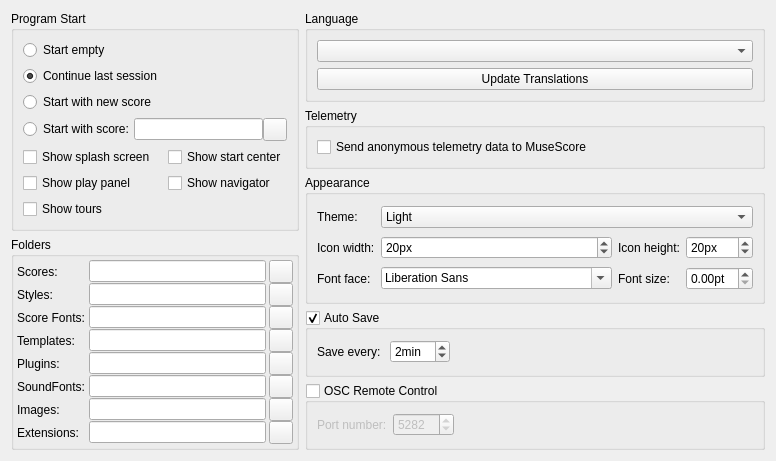
     <widget class="QWidget" name="tabGeneral">
      <property name="accessibleName">
       <string>General tab</string>
      </property>
      <attribute name="title">
       <string>General</string>
      </attribute>
      <layout class="QGridLayout" name="gridLayout_2">
       <item row="3" column="0" rowspan="3">
        <widget class="QGroupBox" name="groupBox_folders">
         <property name="title">
          <string>Folders</string>
         </property>
         <layout class="QGridLayout">
          <property name="leftMargin">
           <number>3</number>
          </property>
          <property name="topMargin">
           <number>3</number>
          </property>
          <property name="rightMargin">
           <number>3</number>
          </property>
          <property name="bottomMargin">
           <number>3</number>
          </property>
          <property name="horizontalSpacing">
           <number>3</number>
          </property>
          <property name="verticalSpacing">
           <number>0</number>
          </property>
          <item row="1" column="2">
           <widget class="QToolButton" name="myStylesButton">
            <property name="focusPolicy">
             <enum>Qt::StrongFocus</enum>
            </property>
            <property name="accessibleName">
             <string>Choose style folder</string>
            </property>
            <property name="accessibleDescription">
             <string>Opens a dialog for selecting the style folder</string>
            </property>
            <property name="text">
             <string notr="true"/>
            </property>
            <property name="icon">
             <iconset resource="musescore.qrc">
              <normaloff>:/data/icons/document-open.svg</normaloff>:/data/icons/document-open.svg</iconset>
            </property>
           </widget>
          </item>
          <item row="6" column="0">
           <widget class="QLabel" name="label_imagesFolder">
            <property name="text">
             <string>Images:</string>
            </property>
           </widget>
          </item>
          <item row="3" column="2">
           <widget class="QToolButton" name="myTemplatesButton">
            <property name="focusPolicy">
             <enum>Qt::StrongFocus</enum>
            </property>
            <property name="accessibleName">
             <string>Choose template folder</string>
            </property>
            <property name="accessibleDescription">
             <string>Opens a dialog for selecting the template folder</string>
            </property>
            <property name="text">
             <string notr="true"/>
            </property>
            <property name="icon">
             <iconset resource="musescore.qrc">
              <normaloff>:/data/icons/document-open.svg</normaloff>:/data/icons/document-open.svg</iconset>
            </property>
           </widget>
          </item>
          <item row="5" column="0">
           <widget class="QLabel" name="label_soundFontsFolder">
            <property name="text">
             <string>SoundFonts:</string>
            </property>
           </widget>
          </item>
          <item row="0" column="0">
           <widget class="QLabel" name="label_scoresFolder">
            <property name="text">
             <string>Scores:</string>
            </property>
           </widget>
          </item>
          <item row="7" column="1">
           <widget class="QLineEdit" name="myExtensions">
            <property name="accessibleName">
             <string>Extensions folder</string>
            </property>
            <property name="accessibleDescription">
             <string>Insert path to extensions folder</string>
            </property>
           </widget>
          </item>
          <item row="5" column="2">
           <widget class="QToolButton" name="mySoundfontsButton">
            <property name="focusPolicy">
             <enum>Qt::StrongFocus</enum>
            </property>
            <property name="accessibleName">
             <string>SoundFont folders</string>
            </property>
            <property name="accessibleDescription">
             <string>Opens a dialog for configuring the SoundFont folders</string>
            </property>
            <property name="text">
             <string notr="true"/>
            </property>
            <property name="icon">
             <iconset resource="musescore.qrc">
              <normaloff>:/data/icons/edit.svg</normaloff>:/data/icons/edit.svg</iconset>
            </property>
           </widget>
          </item>
          <item row="1" column="1">
           <widget class="QLineEdit" name="myStyles">
            <property name="accessibleName">
             <string>Style folder</string>
            </property>
            <property name="accessibleDescription">
             <string>Insert path for style folder</string>
            </property>
           </widget>
          </item>
          <item row="1" column="0">
           <widget class="QLabel" name="label_stylesFolder">
            <property name="text">
             <string>Styles:</string>
            </property>
           </widget>
          </item>
          <item row="3" column="0">
           <widget class="QLabel" name="label_templatesFolder">
            <property name="text">
             <string>Templates:</string>
            </property>
           </widget>
          </item>
          <item row="2" column="1">
           <widget class="QLineEdit" name="myScoreFonts"/>
          </item>
          <item row="0" column="1">
           <widget class="QLineEdit" name="myScores">
            <property name="accessibleName">
             <string>Score folder</string>
            </property>
            <property name="accessibleDescription">
             <string>Insert path to score folder.</string>
            </property>
           </widget>
          </item>
          <item row="6" column="2">
           <widget class="QToolButton" name="myImagesButton">
            <property name="focusPolicy">
             <enum>Qt::StrongFocus</enum>
            </property>
            <property name="accessibleName">
             <string>Image folder</string>
            </property>
            <property name="accessibleDescription">
             <string>Opens a dialog for selecting the image folder</string>
            </property>
            <property name="text">
             <string notr="true"/>
            </property>
            <property name="icon">
             <iconset resource="musescore.qrc">
              <normaloff>:/data/icons/document-open.svg</normaloff>:/data/icons/document-open.svg</iconset>
            </property>
           </widget>
          </item>
          <item row="3" column="1">
           <widget class="QLineEdit" name="myTemplates">
            <property name="accessibleName">
             <string>Template folder</string>
            </property>
            <property name="accessibleDescription">
             <string>Insert path to Template folder</string>
            </property>
           </widget>
          </item>
          <item row="6" column="1">
           <widget class="QLineEdit" name="myImages">
            <property name="accessibleName">
             <string>Image folder</string>
            </property>
            <property name="accessibleDescription">
             <string>Insert path to image folder</string>
            </property>
           </widget>
          </item>
          <item row="5" column="1">
           <widget class="QLineEdit" name="mySoundfonts">
            <property name="accessibleName">
             <string>SoundFont folders</string>
            </property>
            <property name="accessibleDescription">
             <string>Insert path to SoundFont folders</string>
            </property>
           </widget>
          </item>
          <item row="4" column="2">
           <widget class="QToolButton" name="myPluginsButton">
            <property name="focusPolicy">
             <enum>Qt::StrongFocus</enum>
            </property>
            <property name="accessibleName">
             <string>Choose plugin folder</string>
            </property>
            <property name="accessibleDescription">
             <string>Opens a dialog for selecting the plugin folder</string>
            </property>
            <property name="text">
             <string notr="true"/>
            </property>
            <property name="icon">
             <iconset resource="musescore.qrc">
              <normaloff>:/data/icons/document-open.svg</normaloff>:/data/icons/document-open.svg</iconset>
            </property>
           </widget>
          </item>
          <item row="4" column="1">
           <widget class="QLineEdit" name="myPlugins">
            <property name="accessibleName">
             <string>Plugin folder</string>
            </property>
            <property name="accessibleDescription">
             <string>Insert path to plugin folder</string>
            </property>
           </widget>
          </item>
          <item row="7" column="0">
           <widget class="QLabel" name="label_extensionsFolder">
            <property name="text">
             <string>Extensions:</string>
            </property>
           </widget>
          </item>
          <item row="4" column="0">
           <widget class="QLabel" name="label_pluginsFolder">
            <property name="text">
             <string>Plugins:</string>
            </property>
           </widget>
          </item>
          <item row="7" column="2">
           <widget class="QToolButton" name="myExtensionsButton">
            <property name="focusPolicy">
             <enum>Qt::StrongFocus</enum>
            </property>
            <property name="accessibleName">
             <string>Extensions folder</string>
            </property>
            <property name="accessibleDescription">
             <string>Opens a dialog for selecting the extensions folder</string>
            </property>
            <property name="text">
             <string notr="true"/>
            </property>
            <property name="icon">
             <iconset resource="musescore.qrc">
              <normaloff>:/data/icons/document-open.svg</normaloff>:/data/icons/document-open.svg</iconset>
            </property>
           </widget>
          </item>
          <item row="0" column="2">
           <widget class="QToolButton" name="myScoresButton">
            <property name="focusPolicy">
             <enum>Qt::StrongFocus</enum>
            </property>
            <property name="accessibleName">
             <string>Choose score folder</string>
            </property>
            <property name="accessibleDescription">
             <string>Opens a dialog for selecting the score folder</string>
            </property>
            <property name="text">
             <string notr="true"/>
            </property>
            <property name="icon">
             <iconset resource="musescore.qrc">
              <normaloff>:/data/icons/document-open.svg</normaloff>:/data/icons/document-open.svg</iconset>
            </property>
           </widget>
          </item>
          <item row="2" column="0">
           <widget class="QLabel" name="label_scoreFontsFolder">
            <property name="text">
             <string>Score Fonts:</string>
            </property>
           </widget>
          </item>
          <item row="2" column="2">
           <widget class="QToolButton" name="myScoreFontsButton">
            <property name="focusPolicy">
             <enum>Qt::StrongFocus</enum>
            </property>
            <property name="accessibleName">
             <string>Choose score fonts folder</string>
            </property>
            <property name="accessibleDescription">
             <string>Opens a dialog for selecting the score fonts folder</string>
            </property>
            <property name="text">
             <string notr="true"/>
            </property>
            <property name="icon">
             <iconset resource="musescore.qrc">
              <normaloff>:/data/icons/document-open.svg</normaloff>:/data/icons/document-open.svg</iconset>
            </property>
           </widget>
          </item>
         </layout>
        </widget>
       </item>
       <item row="2" column="1" rowspan="2">
        <widget class="QGroupBox" name="groupBox_appearance">
         <property name="title">
          <string>Appearance</string>
         </property>
         <layout class="QGridLayout" name="gridLayout_9">
          <item row="2" column="1">
           <widget class="QFontComboBox" name="fontFamily"/>
          </item>
          <item row="2" column="2">
           <widget class="QLabel" name="fontSizeLabel">
            <property name="text">
             <string>Font size:</string>
            </property>
           </widget>
          </item>
          <item row="1" column="1">
           <widget class="QSpinBox" name="iconWidth">
            <property name="accessibleName">
             <string>Icon Width</string>
            </property>
            <property name="suffix">
             <string extracomment="pixel">px</string>
            </property>
            <property name="minimum">
             <number>5</number>
            </property>
            <property name="value">
             <number>20</number>
            </property>
           </widget>
          </item>
          <item row="2" column="0">
           <widget class="QLabel" name="fontFamilyLabel">
            <property name="text">
             <string>Font face:</string>
            </property>
           </widget>
          </item>
          <item row="1" column="0">
           <widget class="QLabel" name="iconWidthLabel">
            <property name="text">
             <string>Icon width:</string>
            </property>
           </widget>
          </item>
          <item row="1" column="2">
           <widget class="QLabel" name="iconHeightLabel">
            <property name="text">
             <string>Icon height:</string>
            </property>
           </widget>
          </item>
          <item row="1" column="3">
           <widget class="QSpinBox" name="iconHeight">
            <property name="accessibleName">
             <string>Icon Height</string>
            </property>
            <property name="suffix">
             <string extracomment="pixel">px</string>
            </property>
            <property name="minimum">
             <number>5</number>
            </property>
            <property name="value">
             <number>20</number>
            </property>
           </widget>
          </item>
          <item row="2" column="3">
           <widget class="QDoubleSpinBox" name="fontSize">
            <property name="suffix">
             <string>pt</string>
            </property>
           </widget>
          </item>
          <item row="0" column="1" colspan="3">
           <widget class="QComboBox" name="styleName">
            <property name="accessibleName">
             <string>Select style</string>
            </property>
            <item>
             <property name="text">
              <string notr="true">Light</string>
             </property>
            </item>
            <item>
             <property name="text">
              <string notr="true">Dark</string>
             </property>
            </item>
           </widget>
          </item>
          <item row="0" column="0">
           <widget class="QLabel" name="label_theme">
            <property name="text">
             <string>Theme:</string>
            </property>
           </widget>
          </item>
         </layout>
        </widget>
       </item>
       <item row="0" column="1">
        <widget class="QGroupBox" name="groupBox_language">
         <property name="title">
          <string>Language</string>
         </property>
         <property name="checkable">
          <bool>false</bool>
         </property>
         <layout class="QVBoxLayout" name="verticalLayout">
          <item>
           <widget class="QComboBox" name="language">
            <property name="accessibleName">
             <string>Select language</string>
            </property>
            <property name="accessibleDescription">
             <string>Select the language of the user interface</string>
            </property>
           </widget>
          </item>
          <item>
           <widget class="QPushButton" name="updateTranslation">
            <property name="text">
             <string>Update Translations</string>
            </property>
           </widget>
          </item>
         </layout>
        </widget>
       </item>
       <item row="5" column="1">
        <widget class="QGroupBox" name="oscServer">
         <property name="title">
          <string>OSC Remote Control</string>
         </property>
         <property name="checkable">
          <bool>true</bool>
         </property>
         <property name="checked">
          <bool>false</bool>
         </property>
         <layout class="QHBoxLayout" name="horizontalLayout_9">
          <item>
           <widget class="QLabel" name="label">
            <property name="text">
             <string extracomment="The UDP port number on which the MuseScore OSC server will listen on">Port number:</string>
            </property>
           </widget>
          </item>
          <item>
           <widget class="QSpinBox" name="oscPort">
            <property name="accessibleName">
             <string>Port number</string>
            </property>
            <property name="minimum">
             <number>1</number>
            </property>
            <property name="maximum">
             <number>65535</number>
            </property>
            <property name="value">
             <number>5282</number>
            </property>
           </widget>
          </item>
          <item>
           <spacer name="horizontalSpacer_15">
            <property name="orientation">
             <enum>Qt::Horizontal</enum>
            </property>
            <property name="sizeHint" stdset="0">
             <size>
              <width>0</width>
              <height>0</height>
             </size>
            </property>
           </spacer>
          </item>
         </layout>
        </widget>
       </item>
       <item row="0" column="0" rowspan="3">
        <widget class="QGroupBox" name="groupBox_programStart">
         <property name="title">
          <string>Program Start</string>
         </property>
         <layout class="QGridLayout" name="programStartGridLayout">
          <item row="0" column="0">
           <widget class="QRadioButton" name="emptySession">
            <property name="text">
             <string>Start empty</string>
            </property>
           </widget>
          </item>
          <item row="4" column="1">
           <widget class="QCheckBox" name="showStartcenter">
            <property name="text">
             <string>Show start center</string>
            </property>
           </widget>
          </item>
          <item row="1" column="0">
           <widget class="QRadioButton" name="lastSession">
            <property name="text">
             <string>Continue last session</string>
            </property>
            <property name="checked">
             <bool>true</bool>
            </property>
           </widget>
          </item>
          <item row="3" column="0" colspan="2">
           <layout class="QHBoxLayout" name="horizontalLayout_2">
            <property name="spacing">
             <number>0</number>
            </property>
            <property name="sizeConstraint">
             <enum>QLayout::SetFixedSize</enum>
            </property>
            <item>
             <widget class="QRadioButton" name="scoreSession">
              <property name="text">
               <string>Start with score:</string>
              </property>
             </widget>
            </item>
            <item>
             <widget class="QLineEdit" name="sessionScore">
              <property name="accessibleName">
               <string>Start with score</string>
              </property>
              <property name="accessibleDescription">
               <string>Insert path to starting score</string>
              </property>
             </widget>
            </item>
            <item>
             <widget class="QToolButton" name="startWithButton">
              <property name="focusPolicy">
               <enum>Qt::StrongFocus</enum>
              </property>
              <property name="accessibleName">
               <string>Choose starting score</string>
              </property>
              <property name="accessibleDescription">
               <string>Opens a file dialog for selecting the starting score</string>
              </property>
              <property name="text">
               <string notr="true"/>
              </property>
              <property name="icon">
               <iconset resource="musescore.qrc">
                <normaloff>:/data/icons/document-open.svg</normaloff>:/data/icons/document-open.svg</iconset>
              </property>
             </widget>
            </item>
           </layout>
          </item>
          <item row="4" column="0">
           <widget class="QCheckBox" name="showSplashScreen">
            <property name="text">
             <string>Show splash screen</string>
            </property>
           </widget>
          </item>
          <item row="2" column="0">
           <widget class="QRadioButton" name="newSession">
            <property name="text">
             <string>Start with new score</string>
            </property>
           </widget>
          </item>
          <item row="5" column="0">
           <widget class="QCheckBox" name="playPanelShow">
            <property name="text">
             <string>Show play panel</string>
            </property>
           </widget>
          </item>
          <item row="5" column="1">
           <widget class="QCheckBox" name="navigatorShow">
            <property name="text">
             <string>Show navigator</string>
            </property>
           </widget>
          </item>
          <item row="6" column="0">
           <widget class="QCheckBox" name="showTours">
            <property name="text">
             <string>Show tours</string>
            </property>
           </widget>
          </item>
         </layout>
        </widget>
       </item>
       <item row="4" column="1">
        <widget class="QGroupBox" name="autoSave">
         <property name="title">
          <string>Auto Save</string>
         </property>
         <property name="checkable">
          <bool>true</bool>
         </property>
         <layout class="QHBoxLayout">
          <property name="spacing">
           <number>9</number>
          </property>
          <property name="leftMargin">
           <number>9</number>
          </property>
          <property name="topMargin">
           <number>9</number>
          </property>
          <property name="rightMargin">
           <number>9</number>
          </property>
          <property name="bottomMargin">
           <number>9</number>
          </property>
          <item>
           <widget class="QLabel" name="label_autoSaveTime">
            <property name="text">
             <string>Save every:</string>
            </property>
           </widget>
          </item>
          <item>
           <widget class="QSpinBox" name="autoSaveTime">
            <property name="accessibleName">
             <string>Select delay (in minutes) between auto saves</string>
            </property>
            <property name="suffix">
             <string extracomment="minutes">min</string>
            </property>
            <property name="minimum">
             <number>1</number>
            </property>
            <property name="value">
             <number>2</number>
            </property>
           </widget>
          </item>
          <item>
           <spacer>
            <property name="orientation">
             <enum>Qt::Horizontal</enum>
            </property>
            <property name="sizeHint" stdset="0">
             <size>
              <width>0</width>
              <height>0</height>
             </size>
            </property>
           </spacer>
          </item>
         </layout>
        </widget>
       </item>
       <item row="1" column="1">
        <widget class="QGroupBox" name="groupBox_telemetry">
         <property name="title">
          <string>Telemetry</string>
         </property>
         <layout class="QGridLayout" name="gridLayout_14">
          <item row="0" column="0">
           <widget class="QCheckBox" name="collectTelemetry">
            <property name="text">
             <string>Send anonymous telemetry data to MuseScore</string>
            </property>
           </widget>
          </item>
         </layout>
        </widget>
       </item>
       <item row="6" column="0" colspan="2">
        <spacer name="verticalSpacer">
         <property name="orientation">
          <enum>Qt::Vertical</enum>
         </property>
         <property name="sizeHint" stdset="0">
          <size>
           <width>0</width>
           <height>0</height>
          </size>
         </property>
        </spacer>
       </item>
      </layout>
     </widget>
